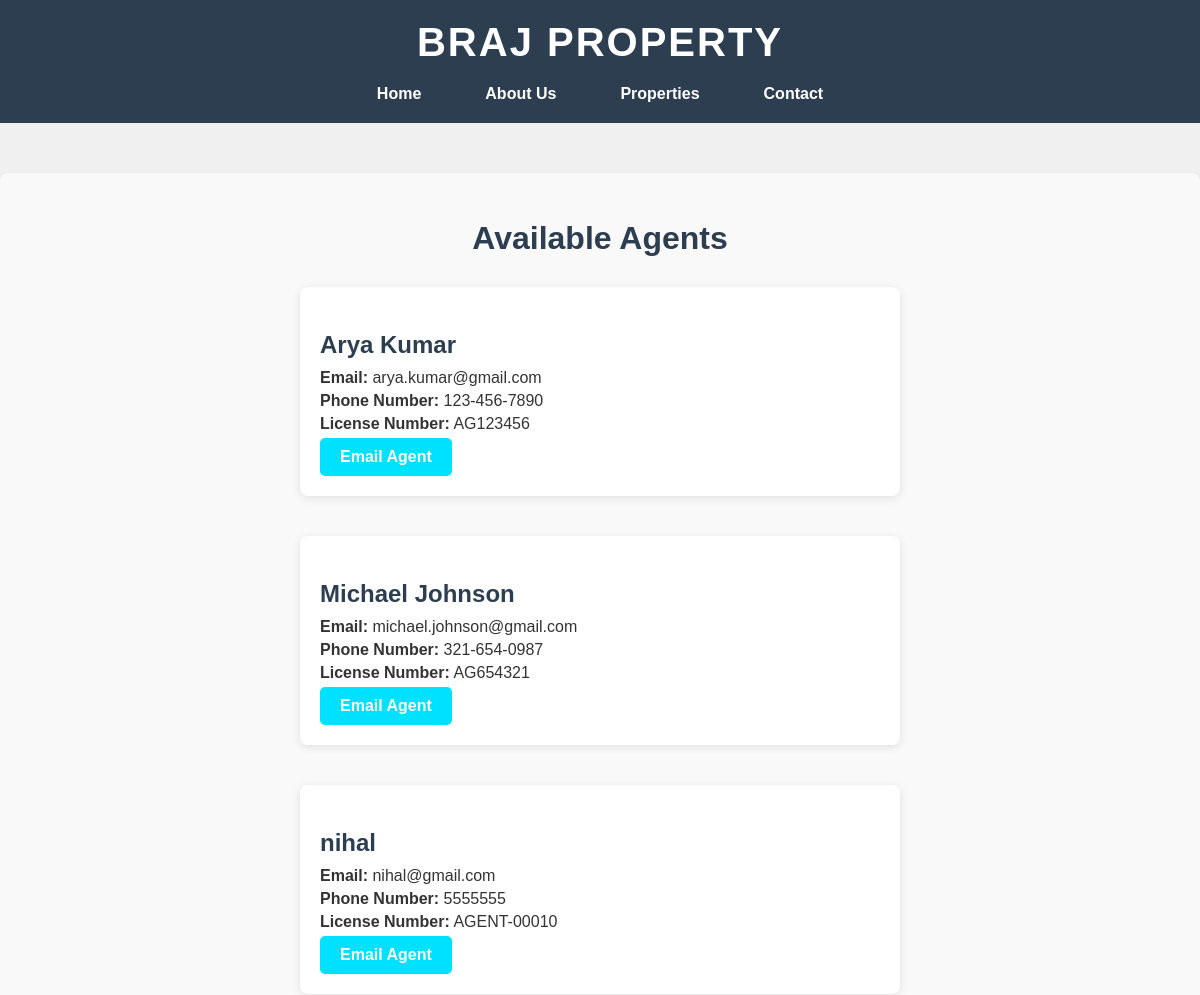
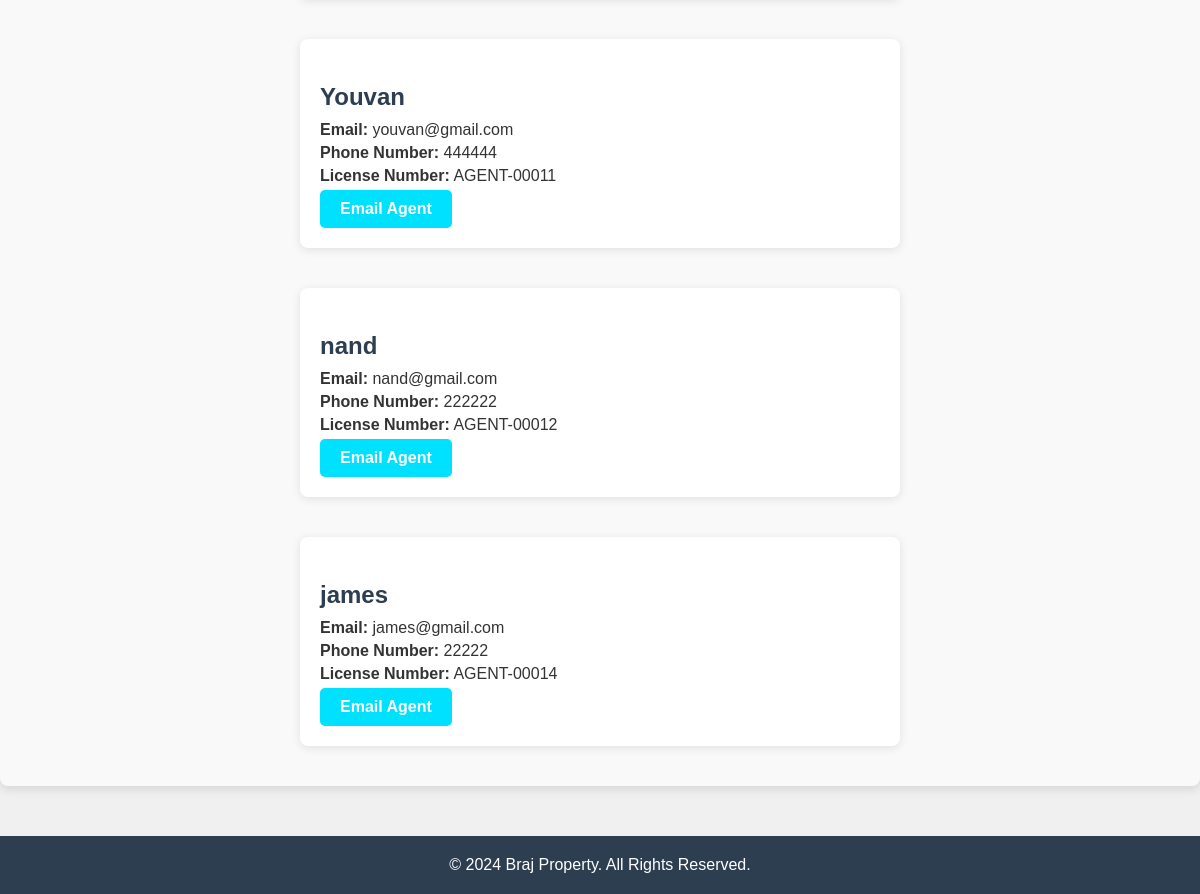
Screenshot of /agents.php with the database file from the repository (2 pictures, top to bottom).
### tables this page shows
CREATE TABLE `agent` (
  `AgentID` int(11) NOT NULL,
  `LicenseNumber` varchar(50) NOT NULL
);

CREATE TABLE `user` (
  `UserID` int(11) NOT NULL,
  `Name` varchar(100) NOT NULL,
  `Email` varchar(100) NOT NULL,
  `PhoneNumber` varchar(20) NOT NULL,
  `UserType` enum('Client','Agent','Admin') NOT NULL COMMENT 'Client, Agent, or Admin',
  `Password` varchar(255) NOT NULL
);

### agents.php (the view, shortened to what this page needs)
<?php
include 'db_connection.php';
$sql = "SELECT user.Name, user.Email, user.PhoneNumber, agent.LicenseNumber
        FROM user
        INNER JOIN agent ON user.UserID = agent.AgentID
        WHERE user.UserType = 'Agent'";
$result = $conn->query($sql);
?>
<!DOCTYPE html>
<html lang="en">
<head>
    <link rel="stylesheet" href="agent.css">
</head>
<body>
    <header>
        <div class="logo">
            <h1>Braj Property</h1>
        </div>
        <nav>
            <ul>
                <li><a href="index.php">Home</a></li>
                <li><a href="about.php">About Us</a></li>
                <li><a href="properties.php">Properties</a></li>
                <li><a href="contact.php">Contact</a></li>
            </ul>
        </nav>
    </header>
    <section class="agents-section">
        <h2>Available Agents</h2>
        <div class="agents-list">
            <?php
            if ($result->num_rows > 0) {
                while ($agent = $result->fetch_assoc()) {
                    echo "<div class='agent-card'>";
                    echo "<h3>" . htmlspecialchars($agent['Name']) . "</h3>";
                    echo "<p><strong>Email:</strong> " . htmlspecialchars($agent['Email']) . "</p>";
                    echo "<p><strong>Phone Number:</strong> " . htmlspecialchars($agent['PhoneNumber']) . "</p>";
                    echo "<p><strong>License Number:</strong> " . htmlspecialchars($agent['LicenseNumber']) . "</p>";
                    echo "<a href='mailto:" . htmlspecialchars($agent['Email']) . "?subject=Inquiry about properties' target='_blank' class='mail-button'>Email Agent</a>";
                    echo "</div>";
                }
            } else {
                echo "<p>No agents available at the moment.</p>";
            }
            ?>
        </div>
    </section>
    <footer>
        <p>&copy; 2024 Braj Property. All Rights Reserved.</p>
    </footer>
</body>
</html>

### agent.css (style rules this page uses)
body { font-family: 'Poppins', sans-serif; background-color: #f0f0f0; color: #333; margin: 0; padding: 0; }
header { background-color: #2c3e50; color: #fff; padding: 20px 0; text-align: center; }
header .logo h1 { font-size: 2.5rem; margin: 0; letter-spacing: 2px; text-transform: uppercase; }
nav ul { list-style: none; padding: 0; margin: 20px 0 0 0; display: flex; justify-content: center; gap: 20px; }
nav ul li { display: inline; }
nav ul li a { color: #fff; text-decoration: none; font-weight: bold; padding: 10px 20px; border: 2px solid transparent; border-radius: 5px; transition: background-color 0.3s ease, border-color 0.3s ease; }
.agents-section { max-width: 1200px; margin: 50px auto; padding: 20px; background-color: #f9f9f9; border-radius: 8px; box-shadow: 0 4px 8px rgba(0, 0, 0, 0.1); }
.agents-section h2 { text-align: center; color: #2c3e50; margin-bottom: 30px; font-size: 2rem; }
.agents-list { display: flex; flex-wrap: wrap; gap: 20px; justify-content: space-around; }
.agent-card { background-color: #fff; padding: 20px; border-radius: 8px; box-shadow: 0 2px 10px rgba(0, 0, 0, 0.1); width: calc(50% - 20px); margin-bottom: 20px; }
.agent-card h3 { color: #2c3e50; font-size: 1.5rem; margin-bottom: 10px; }
.agent-card p { font-size: 1rem; color: #333; margin: 5px 0; }
.mail-button { display: inline-block; padding: 10px 20px; background-color: #00e0ff; color: #fff; text-decoration: none; border-radius: 5px; font-weight: bold; transition: background-color 0.3s ease; }
footer { background-color: #2c3e50; color: #fff; padding: 20px; text-align: center; }
footer p { margin: 0; font-size: 1rem; }

### rows the page displays
agent: AgentID.Name "Arya Kumar", AgentID.Email "arya.kumar@gmail.com", AgentID.PhoneNumber "123-456-7890", LicenseNumber "AG123456"
agent: AgentID.Name "Michael Johnson", AgentID.Email "michael.johnson@gmail.com", AgentID.PhoneNumber "321-654-0987", LicenseNumber "AG654321"
agent: AgentID.Name "nihal", AgentID.Email "nihal@gmail.com", AgentID.PhoneNumber "5555555", LicenseNumber "AGENT-00010"
agent: AgentID.Name "Youvan", AgentID.Email "youvan@gmail.com", AgentID.PhoneNumber "444444", LicenseNumber "AGENT-00011"
agent: AgentID.Name "nand", AgentID.Email "nand@gmail.com", AgentID.PhoneNumber "222222", LicenseNumber "AGENT-00012"
agent: AgentID.Name "james", AgentID.Email "james@gmail.com", AgentID.PhoneNumber "22222", LicenseNumber "AGENT-00014"
